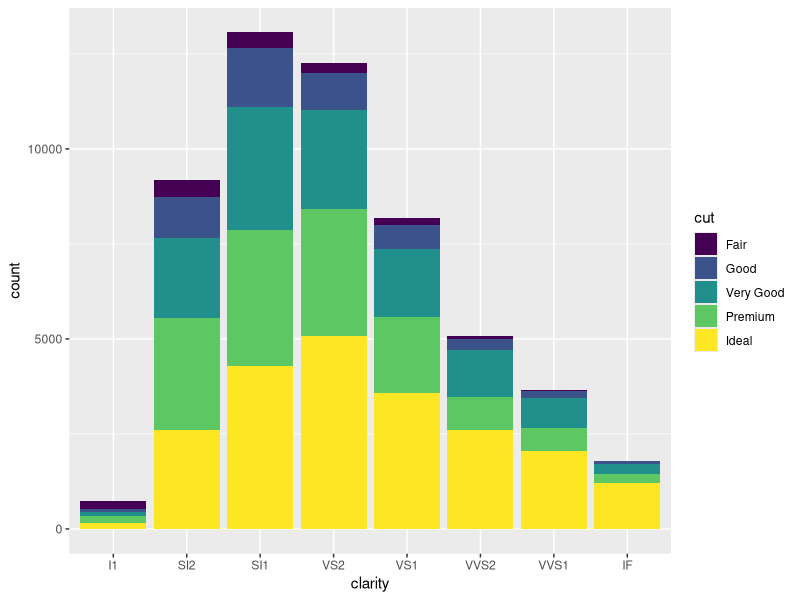

The R script that drew this image:
## ---- chunk 1
library(tidyverse)
## ---- chunk 2

## ---- chunk 3
library(dplyr)
data(mtcars)
mtcars <- tbl_df(mtcars)

# count frequency
mtcars %>%
  group_by(am, gear) %>%
  summarise(n = n())
## ---- chunk 4

## ---- chunk 5
data(diamonds)
ggplot(data = diamonds, mapping = aes(x = clarity)) + 
  geom_bar(aes(fill = cut)) 
## ---- chunk 6

